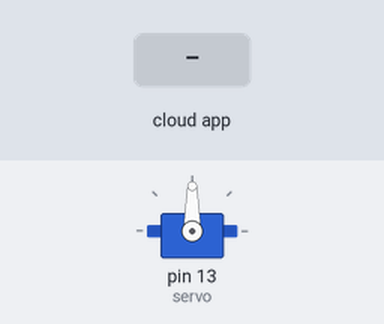
The sketch below on a simulated Arduino Uno, built with avr-gcc and run on an emulated ATmega328P. On the bench: servo. The inputs (shaded band) are chosen by the test bench. The ROS host is connected and sends only what is stated.

Above: at 1.2 s.
1.3 s: the phone or cloud app sets servo to 0
At 1.7 s:
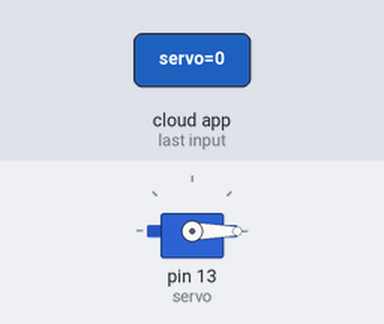
2.8 s: the phone or cloud app sets servo to 45
At 4.0 s:
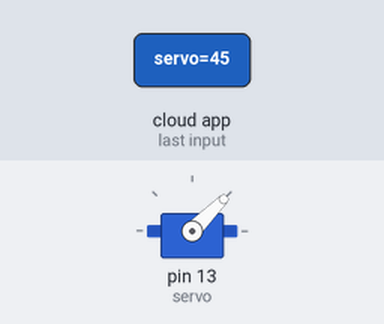
4.3 s: the phone or cloud app sets servo to 180
At 5.3 s:
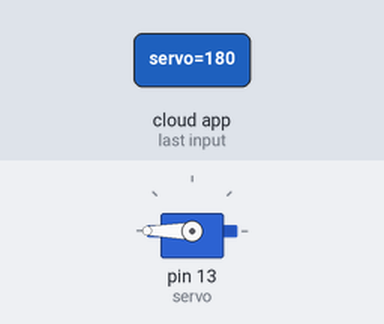
5.8 s: the phone or cloud app sets servo to 90
At 6.4 s:
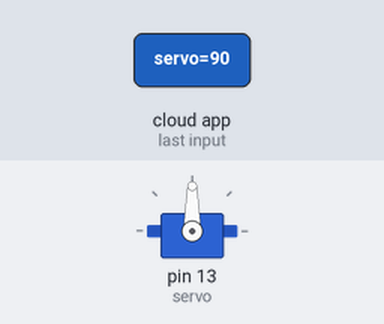
Timing chart, 0 to 8.3 s (numbered marks = the images above; inputs shaded):
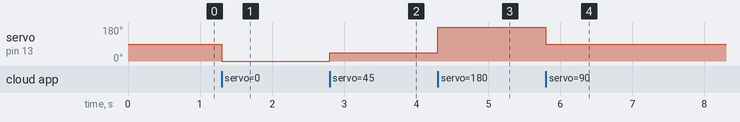

Measured:
- after the input at 1.3 s, servo on pin 13 (servo): 90° → 0° at once
- after the input at 2.8 s, servo on pin 13 (servo): 0° → 45° at once
- after the input at 4.3 s, servo on pin 13 (servo): 45° → 180° at once
- after the input at 5.8 s, servo on pin 13 (servo): 180° → 90° at once

The sketch:

ServoControl.ino
```cpp
/*
 * rosserial Servo Control Example
 *
 * This sketch demonstrates the control of hobby R/C servos
 * using ROS and the arduiono
 *
 * For the full tutorial write up, visit
 * www.ros.org/wiki/rosserial_arduino_demos
 *
 * For more information on the Arduino Servo Library
 * Checkout :
 * http://www.arduino.cc/en/Reference/Servo
 */

#if (ARDUINO >= 100)
 #include <Arduino.h>
#else
 #include <WProgram.h>
#endif


#include <Servo.h>
#include <ros.h>
#include <std_msgs/UInt16.h>


ros::NodeHandle  nh;

Servo servo;
char message[20];

void servo_cb( const std_msgs::UInt16& cmd_msg){
  nh.loginfo("serbo_cb");
  sprintf(message,"%d",cmd_msg.data);
  nh.loginfo(message);
  servo.write(cmd_msg.data); //set servo angle, should be from 0-180
  digitalWrite(LED_BUILTIN, HIGH-digitalRead(LED_BUILTIN));  //toggle led
}


ros::Subscriber<std_msgs::UInt16> sub("servo", servo_cb);

void setup(){
  pinMode(LED_BUILTIN, OUTPUT);

  nh.initNode();
  nh.subscribe(sub);

  servo.attach(13); //attach it to pin 9
}

void loop(){
  nh.spinOnce();
  delay(1);
}
```
